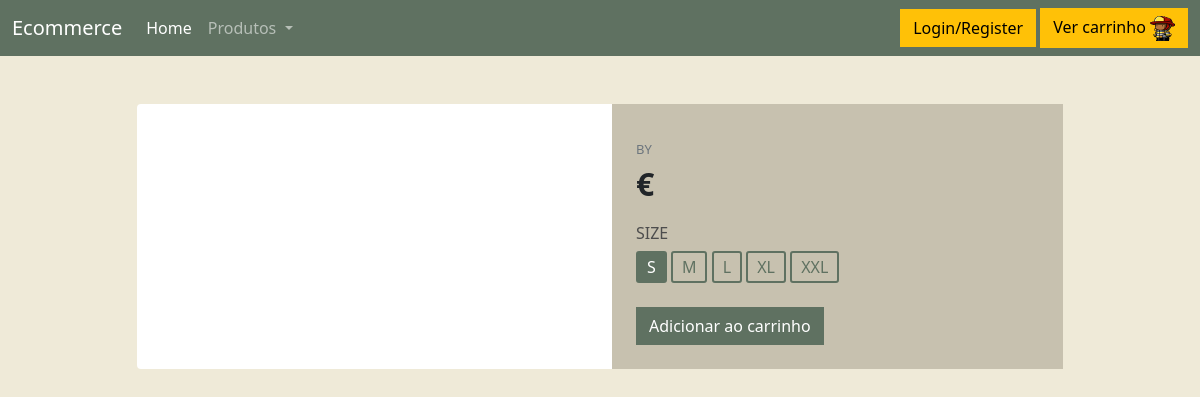
Before: /produto5/ with the older database file.
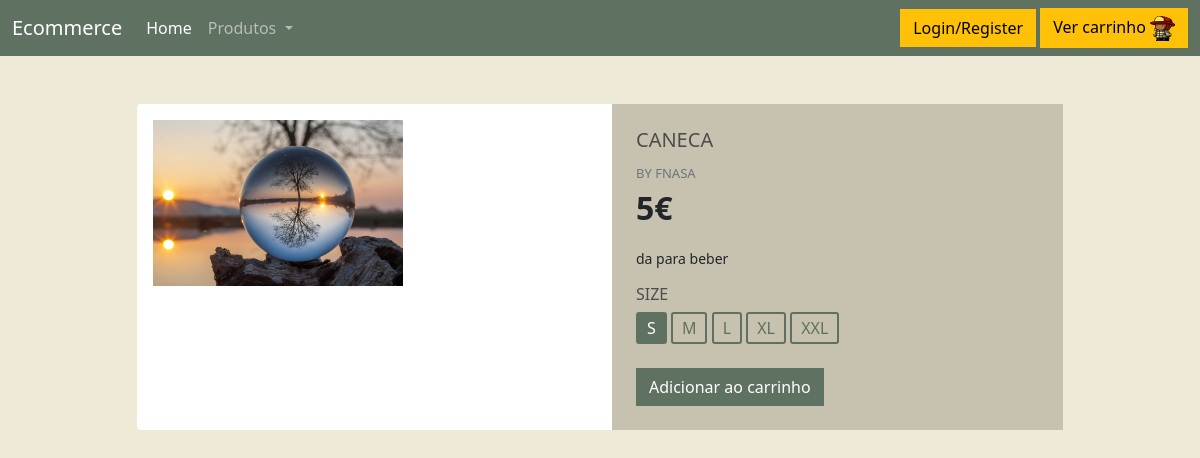
After: the same page with the newer database file.
### loja/models.py (models this page shows, shortened)
class Produto(models.Model):
    preco = models.IntegerField()
    nome = models.CharField(max_length=100)
    descricao = models.CharField(max_length=300)
    personalizavel = models.BooleanField(default=False)
    pic = models.ImageField(upload_to='images', blank=True, null=True)
    seller = models.ForeignKey(Vendedor, on_delete=models.RESTRICT)
    questoes = models.ManyToManyField(Questao, through='QuestaoDoProduto')

class Vendedor(models.Model):
    who = models.OneToOneField(User, on_delete=models.CASCADE) #generalizacao

### loja/views.py (the view)
# urls.py: path("produto<int:produto_id>/",views.detalheProd,name="detalheProd"),
def detalheProd (request, produto_id):
    produto = Produto.objects.filter(id=produto_id).first()
    return render(request, 'loja/detalhesProd.html' , {'produtoID': produto_id, 'produto': produto})

### loja/templates/loja/detalhesProd.html (shortened to what this page needs)
    {% extends "loja/main.html" %}
{% load static %}
{% block css %}
<link rel="stylesheet" type="text/css" href="{% static 'css/detalhesProd.css' %}">
{% endblock css %}
{% block content %}
<div class="container mt-5 mb-5">
    <div class="row d-flex justify-content-center">
        <div class="col-md-10">
            <div class="card me-auto ms-auto">
                <div class="row">
                    <div class="col-md-6">
                        <div class="images p-3">
                            <img id="main-image" src="{{produto.pic}}" width="250" />
                        </div>
                    </div>
                    <div class="col-md-6">
                        <div class="product p-4">
                            <div class="mb-3">
                                <h5 class="text-uppercase">{{produto.nome}}</h5>
                                <span class="text-uppercase text-muted brand">by {{produto.seller.who.username}}</span>
                                <div class="price d-flex flex-row align-items-center fs-2 fw-bold"> {{produto.preco}}€
                                </div>
                            </div>
                            <p class="about">{{produto.descricao}}</p>
                            <div class="sizes mt-2">
                                <h6 class="text-uppercase">Size</h6> <label class="radio"> <span>S</span> </label> <label class="radio"> <span>M</span> </label> <label class="radio"> <span>L</span> </label> <label class="radio"> <span>XL</span> </label> <label class="radio"> <span>XXL</span> </label>
                            </div>
                            <br>
                            <a class="btn btn-danger float-right " href="{% url 'loja:add_cart' produtoID %}">Adicionar ao carrinho</a>
                        </div>
                    </div>
                </div>
            </div>
        </div>
    </div>
</div>
{% endblock content %}

Changed rows visible on the page:
added Produto: pic (picture), nome "CANECA", seller.who.username "FNASA", preco "5", descricao "da para beber"
